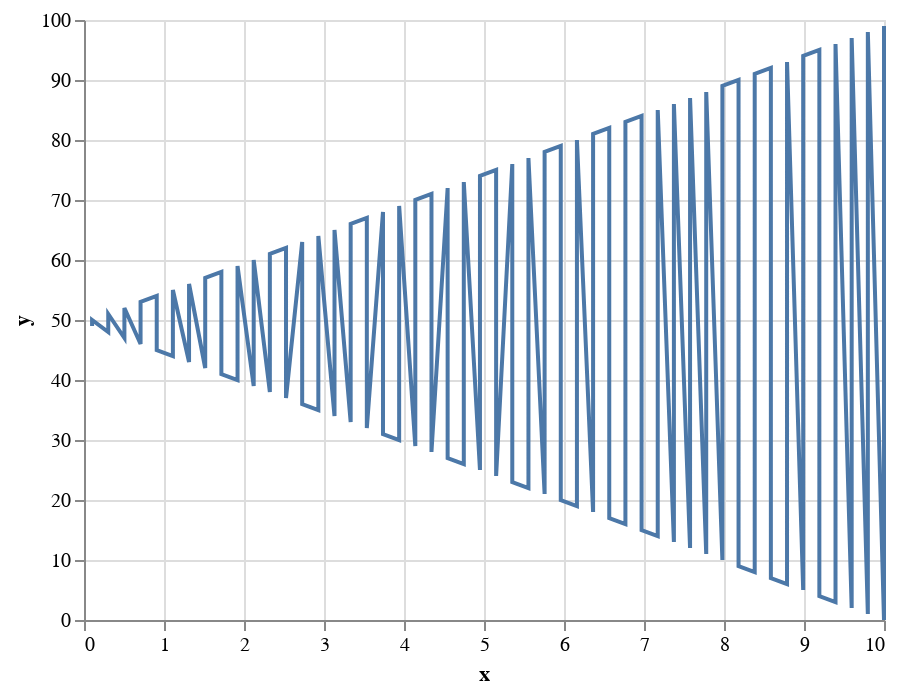

The cell this chart's notebook holds for it:
### Markdown cell above
<!--
BEGIN QUESTION
name: q4b
manual: true
-->
<!-- EXPORT TO PDF -->

### Code cell
y_obs = 10
c_values = np.linspace(0, 20, 100) # some arbitrary values of c
loss = [abs_loss(i, y_obs) for i in c_values]
df = pd.DataFrame({'x': loss,
                   'y': np.arange(100)})
alt.Chart(df).mark_line().encode(
    x='x',
    y='y'
)

### Figure 1 — Vega-Lite specification as saved in the notebook (floating-point values rounded to 4 significant figures)
{"config": {"view": {"continuousWidth": 400, "continuousHeight": 300}}, "data": {"name": "data-85b2fc5cde79fc777ee2ca7932ed4b95"}, "mark": "line", "encoding": {"x": {"type": "quantitative", "field": "x"}, "y": {"type": "quantitative", "field": "y"}}, "$schema": "https://vega.github.io/schema/vega-lite/v4.8.1.json", "datasets": {"data-85b2fc5cde79fc777ee2ca7932ed4b95": [{"x": 10.0, "y": 0}, {"x": 9.798, "y": 1}, {"x": 9.596, "y": 2}, {"x": 9.394, "y": 3}, {"x": 9.192, "y": 4}, {"x": 8.99, "y": 5}, {"x": 8.788, "y": 6}, {"x": 8.586, "y": 7}, {"x": 8.384, "y": 8}, {"x": 8.182, "y": 9}, {"x": 7.98, "y": 10}, {"x": 7.778, "y": 11}, {"x": 7.576, "y": 12}, {"x": 7.374, "y": 13}, {"x": 7.172, "y": 14}, {"x": 6.97, "y": 15}, {"x": 6.768, "y": 16}, {"x": 6.566, "y": 17}, {"x": 6.364, "y": 18}, {"x": 6.162, "y": 19}, {"x": 5.96, "y": 20}, {"x": 5.758, "y": 21}, {"x": 5.556, "y": 22}, {"x": 5.354, "y": 23}, {"x": 5.152, "y": 24}, {"x": 4.949, "y": 25}, {"x": 4.747, "y": 26}, {"x": 4.545, "y": 27}, {"x": 4.343, "y": 28}, {"x": 4.141, "y": 29}, {"x": 3.939, "y": 30}, {"x": 3.737, "y": 31}, {"x": 3.535, "y": 32}, {"x": 3.333, "y": 33}, {"x": 3.131, "y": 34}, {"x": 2.929, "y": 35}, {"x": 2.727, "y": 36}, {"x": 2.525, "y": 37}, {"x": 2.323, "y": 38}, {"x": 2.121, "y": 39}, {"x": 1.919, "y": 40}, {"x": 1.717, "y": 41}, {"x": 1.515, "y": 42}, {"x": 1.313, "y": 43}, {"x": 1.111, "y": 44}, {"x": 0.9091, "y": 45}, {"x": 0.7071, "y": 46}, {"x": 0.5051, "y": 47}, {"x": 0.303, "y": 48}, {"x": 0.101, "y": 49}, {"x": 0.101, "y": 50}, {"x": 0.303, "y": 51}, {"x": 0.5051, "y": 52}, {"x": 0.7071, "y": 53}, {"x": 0.9091, "y": 54}, {"x": 1.111, "y": 55}, {"x": 1.313, "y": 56}, {"x": 1.515, "y": 57}, {"x": 1.717, "y": 58}, {"x": 1.919, "y": 59}, {"x": 2.121, "y": 60}, {"x": 2.323, "y": 61}, {"x": 2.525, "y": 62}, {"x": 2.727, "y": 63}, {"x": 2.929, "y": 64}, {"x": 3.131, "y": 65}, {"x": 3.333, "y": 66}, {"x": 3.535, "y": 67}, {"x": 3.737, "y": 68}, {"x": 3.939, "y": 69}, {"x": 4.141, "y": 70}, {"x": 4.343, "y": 71}, {"x": 4.545, "y": 72}, {"x": 4.747, "y": 73}, {"x": 4.949, "y": 74}, {"x": 5.152, "y": 75}, {"x": 5.354, "y": 76}, {"x": 5.556, "y": 77}, {"x": 5.758, "y": 78}, {"x": 5.96, "y": 79}, {"x": 6.162, "y": 80}, {"x": 6.364, "y": 81}, {"x": 6.566, "y": 82}, {"x": 6.768, "y": 83}, {"x": 6.97, "y": 84}, {"x": 7.172, "y": 85}, {"x": 7.374, "y": 86}, {"x": 7.576, "y": 87}, {"x": 7.778, "y": 88}, {"x": 7.98, "y": 89}, {"x": 8.182, "y": 90}, {"x": 8.384, "y": 91}, {"x": 8.586, "y": 92}, {"x": 8.788, "y": 93}, {"x": 8.99, "y": 94}, {"x": 9.192, "y": 95}, {"x": 9.394, "y": 96}, {"x": 9.596, "y": 97}, {"x": 9.798, "y": 98}, {"x": 10.0, "y": 99}]}}
